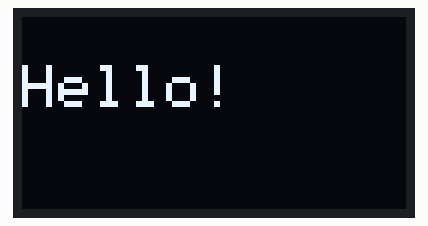
The sketch below on a simulated ESP8266 (NodeMCU). Parts: 128×64 one-colour display.

Above: at 0.1 s.

The sketch:

example_1.ino
```cpp
// Initializes I2C on GPIO4/GPIO5, starts the SSD1306 128x64 OLED at address 0x3C, and displays a large "Hello!" message.
//
// Buy this module: https://shillehtek.com/products/nodemcu-esp8266-development-board-with-0-96-inch-oled-display-type-c-with-soldering-and-foam
// Full manual: https://shillehtek.com/blogs/shillehtek-product-manuals/nodemcu-esp8266-development-board-with-0-96-inch-oled-display-type-c-with-soldering-and-foam-manual
// More examples: https://github.com/shillehbean/shillehtek-examples
//

#include <Wire.h>
#include <Adafruit_GFX.h>
#include <Adafruit_SSD1306.h>

#define SCREEN_WIDTH 128
#define SCREEN_HEIGHT 64
Adafruit_SSD1306 display(SCREEN_WIDTH, SCREEN_HEIGHT, &Wire, -1);

void setup() {
  Serial.begin(115200);
  Wire.begin(4, 5);  // SDA=GPIO4, SCL=GPIO5
  if (!display.begin(SSD1306_SWITCHCAPVCC, 0x3C)) {
    Serial.println("OLED not found");
    for (;;);
  }
  display.clearDisplay();
  display.setTextSize(2);
  display.setTextColor(SSD1306_WHITE);
  display.setCursor(0, 16);
  display.println("Hello!");
  display.display();
}

void loop() {}
```
